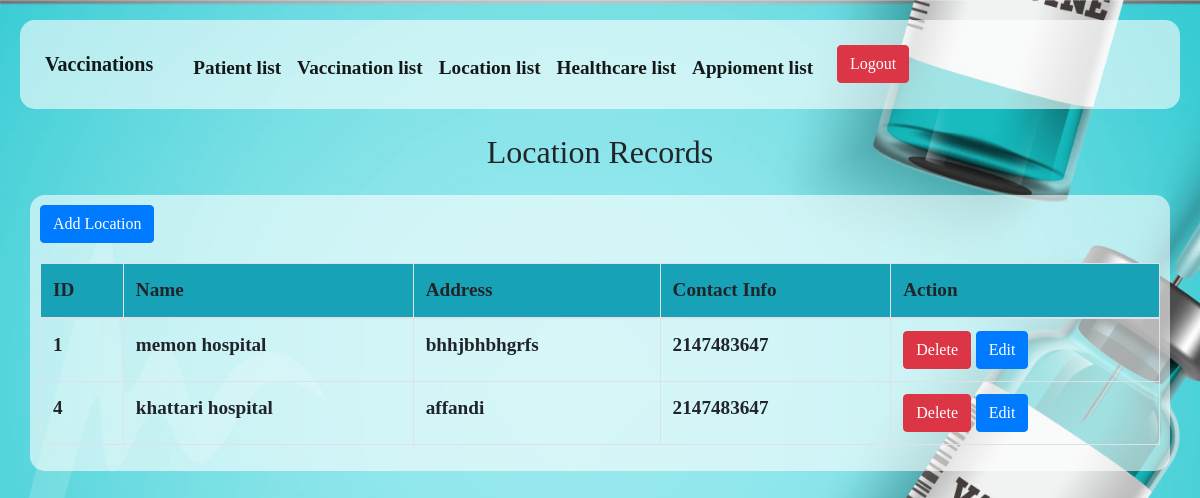
/location/location_view.php, run on the app's committed database.
### tables this page shows
CREATE TABLE `location` (
  `location_id` int(11) NOT NULL,
  `name` varchar(50) DEFAULT NULL,
  `address` varchar(50) DEFAULT NULL,
  `contact_info` int(11) DEFAULT NULL
);

### location/location_view.php (the view, shortened to what this page needs)
<!DOCTYPE html>
<html lang="en">
<head>
    <link href="https://stackpath.bootstrapcdn.com/bootstrap/4.5.0/css/bootstrap.min.css" rel="stylesheet">
    <link rel="stylesheet" href="https://cdn.jsdelivr.net/npm/sweetalert2@9.17.1/dist/sweetalert2.min.css">
</head>
<body>
<?php include "nav.php"; ?>
<h2 class="text-center mt-4 mb-4">Location Records</h2>
<div class="container glass">
    <a href="location.php" class="btn btn-primary">Add Location</a>
    <table class="table table-bordered table-hover">
        <thead class="bg-info">
            <tr >
                <th>ID</th>
                <th >Name</th>
                <th >Address</th>
                <th>Contact Info</th>
                <th>Action</th>
            </tr>
        </thead>
        <tbody>
            <?php
            include "connect.php";
            $sql = "SELECT * FROM location";
            $result = $conn->query($sql);
            if ($result->num_rows > 0) {
                while ($row = $result->fetch_assoc()) {
                    echo "<tr>";
                    echo "<td>" . $row["location_id"] . "</td>";
                    echo "<td>" . $row["name"] . "</td>";
                    echo "<td>" . $row["address"] . "</td>";
                    echo "<td>" . $row["contact_info"] . "</td>";
                    echo '<td>
                            <a href="#" class="btn btn-danger delete-btn" data-id="' . $row["location_id"] . '">Delete</a>
                            <a href="edit_location.php?id=' . $row["location_id"] . '" class="btn btn-primary">Edit</a>
                          </td>';
                    echo "</tr>";
                }
            } else {
                echo "<tr><td colspan='4'>0 results</td></tr>";
            }
            ?>
        </tbody>
    </table>
</div>
</body>
</html>

### location/location_view.php (style rules this page uses)
body { padding: 20px; }
body { background: url(../Imges/2.jpg)no-repeat; background-size: cover; -webkit-background-size: cover; -moz-background-size: cover; -o-background-size: cover; -ms-background-size: cover; background-attachment: fixed; background-position: center; font-family: sans-serif; height: �100vh; }
.glass { background-color: rgba(255, 255, 255, 0.6); color: black; border-radius: 15px; padding: 10px; }
table { width: 100%; border-collapse: collapse; margin-top: 20px; }
th, td { border: 1px solid #dddddd; padding: 8px; text-align: left; }

### location/nav.php (style rules this page uses)
body { font-family: ' : Arial, sans-serif;'; font-size: larger; font-weight: bold; }
.glass { background-color: rgba(255, 255, 255, 0.6); color: black; border-radius: 15px; padding: 10px; }

### data on the page
location: location_id "1", name "memon hospital", address "bhhjbhbhgrfs", contact_info "2147483647"
location: location_id "4", name "khattari hospital", address "affandi", contact_info "2147483647"
